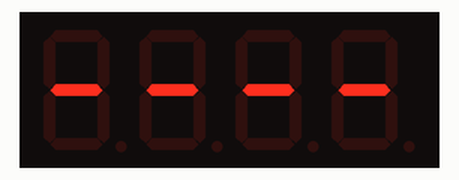
This sketch was run on a simulated Arduino Uno, built with avr-gcc and run on an emulated ATmega328P. On the bench: 4-digit seven-segment display.

Above: at 1.1 s.
At 2.1 s:
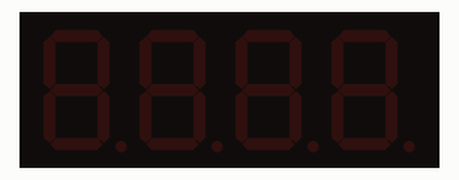

Measured:
- what the display in image 0 shows lasts 1.1 s, from 1.0 s to 2.1 s

The sketch:

sketch_tm1637.ino
```cpp
// Author: Alberto Coppini
// date: 2020-04-06
// test di connessione con tm1637. Il test si conclude facendo blinkare dei trattini sui 4 caratteri

#include <TM1637Display.h>

#define PIN_TM1637_CLK 0
#define PIN_TM1637_DIO 4

// Create display object of type TM1637Display:
TM1637Display display = TM1637Display(PIN_TM1637_CLK, PIN_TM1637_DIO);

// Create array that turns all segments on:
const uint8_t data[] = {SEG_G, SEG_G, SEG_G, SEG_G};
// Create array that turns all segments off:
const uint8_t blank[] = {0x00, 0x00, 0x00, 0x00};

void setup() {
 // Clear the display:
  display.clear();
  delay(1000);
  // Set the brightness:
  display.setBrightness(5);
}

void loop() {
  // All segments on:
  display.setSegments(data);
  delay(1000);
  // All segments off:
  display.setSegments(blank);
  delay(1000);
}
```
